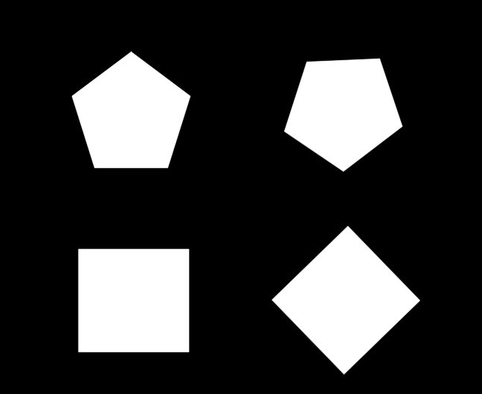
#> input picture Thejaswin S_CV/images/shapes.jpg, 482 x 394 px, found by its file name
$ jupyter execute --allow-errors 'Mahipal Pareek CV P.ipynb'
#> lines starting #> are read from the running program, lines starting #| are printed output that depends on the picture; after the words box and inside, x2 and y2 are one past the last pixel; in counts of white or black regions, pixels touching at a corner belong together
#> further down, img is the input picture: shape (394, 482, 3); min 0, max 255, mean 55.4
[cell 1]
import cv2
import numpy as np
import matplotlib.pyplot as plt

## Function for Harris Corner Detection Method

[cell 2]
def harrisCorner(img, color=[0, 0, 0]):
    gray = cv2.cvtColor(img, cv2.COLOR_BGR2GRAY)
    gray = np.float32(gray)  # harris function requires float32 value

    detect = cv2.cornerHarris(gray, 5, 3, 0.04)
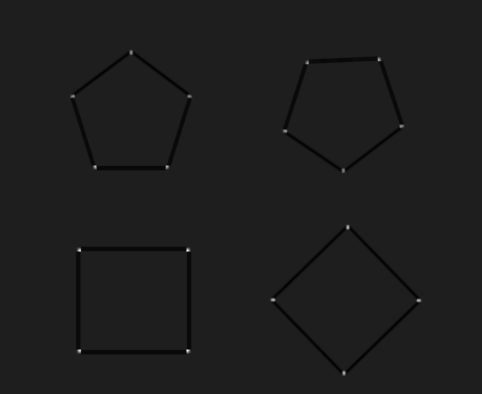
#> detect: shape (394, 482) float32; min -24592670, max 178144688, mean -441388.8; drawn with min black and max white
    detect = cv2.dilate(detect, None)
    img[detect > 0.01 * detect.max()] = color
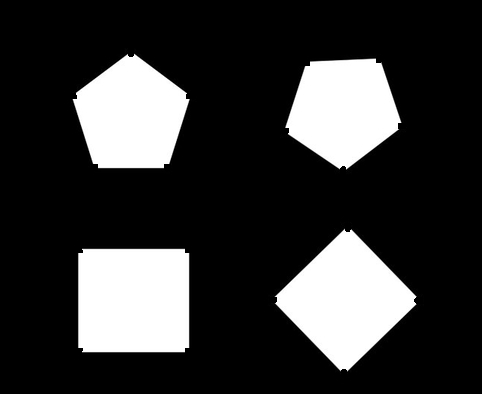
#> img: shape (394, 482, 3); 0.38% of pixels changed, all inside (x1, y1, x2, y2) = (69, 48, 423, 378)

    img = cv2.cvtColor(img, cv2.COLOR_BGR2RGB)
    plt.imshow(img)
    plt.title('Harris Corner Output')
    plt.show()

## Function for Shi Tomasi Corner Detection Method

[cell 3]
def shi_tomasi(img, color=[0, 0, 0], max_corners=23, min_dist=15):
#> called with max_corners = 23, min_dist = 15
    gray = cv2.cvtColor(img, cv2.COLOR_BGR2GRAY)
    corners = cv2.goodFeaturesToTrack(gray, max_corners, 0.01, min_dist)
#> corners = 18 rows, first 8: [188, 351], [188, 249], [79, 351], [419, 300], [79, 249], [272, 299], [347, 226], [379, 59]
    corners = np.int64(corners)  # circle function requires int values and corners gets float values

    for i in corners:
        x, y = i[0][0], i[0][1]
        cv2.circle(img, (x, y), 5, color, -1)
#> this loop made 18 passes
#> (x, y) on passes 1 to 12: (188, 351), (188, 249), (79, 351), (419, 300), (79, 249), (272, 299), (347, 226), (379, 59), (344, 373), (167, 167), (131, 52), (94, 167)
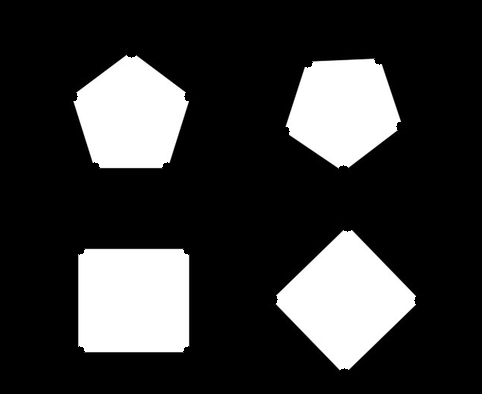
#> img: shape (394, 482, 3); 0.59% of pixels changed, all inside (x1, y1, x2, y2) = (69, 48, 424, 378)

    img = cv2.cvtColor(img, cv2.COLOR_BGR2RGB)
    plt.imshow(img)
    plt.title('Shi-Tomasi Output')
    plt.show()

[cell 4]
img = cv2.imread('C://Users//shubh//Desktop//shapes.jpg')
harrisCorner(img)

[cell 5]
img = cv2.imread('C://Users//shubh//Desktop//shapes.jpg')
shi_tomasi(img)

[cell 6]
img = cv2.imread('C://Users//shubh//Desktop//images.png')
#> (the rest of this cell did not finish here and is left out)

[cell 7]
img = cv2.imread('C://Users//shubh//Desktop//images.png')
#> (the rest of this cell did not finish here and is left out)
